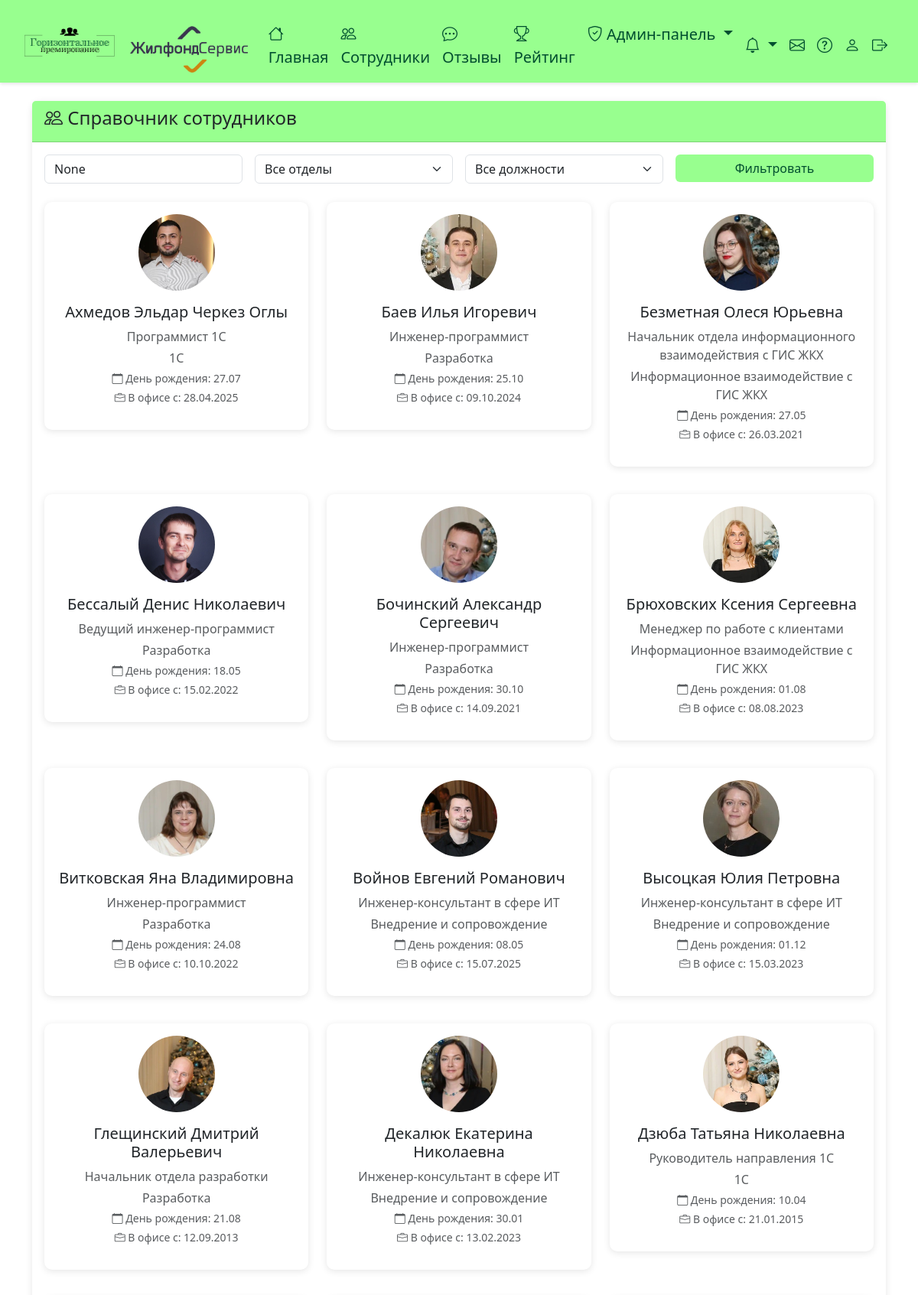
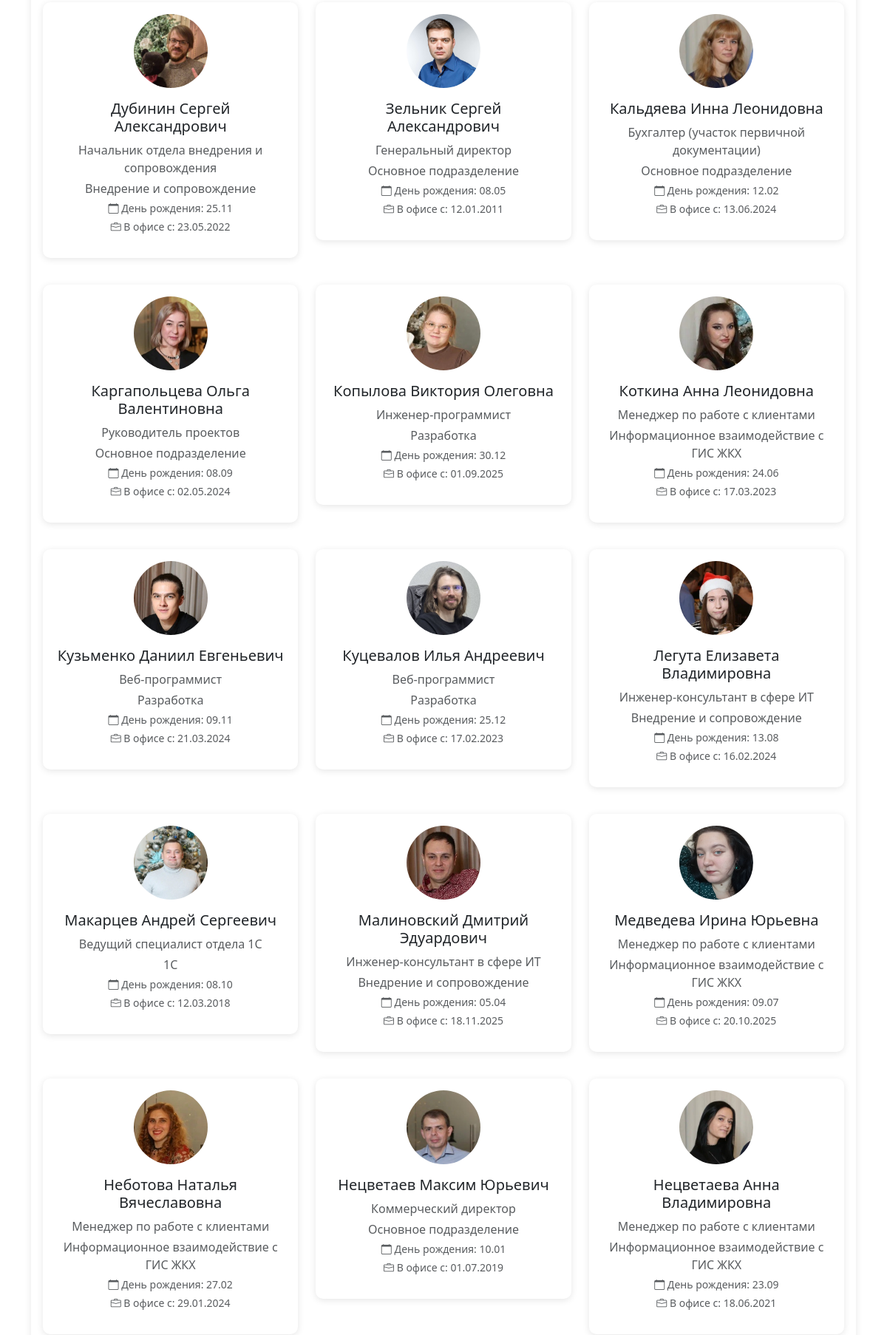
Page /employees/ (signed in, upper part) on the committed database (2 pictures, top to bottom).
### employees/models.py (models this page shows, shortened)
class SystemSettings(models.Model):
    monthly_bonus_amount = models.DecimalField(max_digits=10, decimal_places=2, default=1000.00, verbose_name='Сумма бонусных рублей на месяц')
    company_logo = models.ImageField(upload_to='company_logos/', blank=True, null=True, verbose_name='Логотип компании')
    class Meta:
        verbose_name = 'Настройка системы'
        verbose_name_plural = 'Настройки системы'
    @classmethod
    def get_settings(cls):
        settings, created = cls.objects.get_or_create(pk=1)
        return settings

class StaffMember(models.Model):
    GENDER_CHOICES = [
        ('M', 'Мужской'),
        ('F', 'Женский'),
    ]
    phone_regex = RegexValidator(
        regex=r'^\+?1?\d{9,15}$',
        message="Номер телефона должен быть в формате: '+999999999'. До 15 цифр."
    )
    first_name = models.CharField(max_length=150, verbose_name='Имя')
    last_name = models.CharField(max_length=150, verbose_name='Фамилия')
    middle_name = models.CharField(max_length=150, blank=True, verbose_name='Отчество')
    phone = models.CharField(validators=[phone_regex], max_length=17, blank=True, null=True, verbose_name='Телефон')
    email = models.EmailField(blank=True, null=True, verbose_name='Email')
    birth_date = models.DateField(null=True, blank=True, verbose_name='Дата рождения')
    department = models.ForeignKey(Department, on_delete=models.SET_NULL, null=True, blank=True, verbose_name='Отдел')
    position = models.ForeignKey(Position, on_delete=models.SET_NULL, null=True, blank=True, verbose_name='Должность')
    gender = models.CharField(max_length=1, choices=GENDER_CHOICES, null=True, blank=True, verbose_name='Пол')
    photo = models.ImageField(upload_to='staff_photos/', blank=True, null=True, verbose_name='Фото')
    office_start_date = models.DateField(verbose_name='С какого момента в офисе', default=timezone.now)
    is_active = models.BooleanField(default=True, verbose_name='Работает')
    employee_profile = models.OneToOneField(Employee, on_delete=models.SET_NULL, null=True, blank=True, related_name='staff_profile', verbose_name='Профиль в системе')
    participates_in_bonus = models.BooleanField(default=True, verbose_name='Участвует в системе премирования')
    class Meta:
        verbose_name = 'Сотрудник компании'
        verbose_name_plural = 'Сотрудники компании'
        ordering = ['last_name', 'first_name']
    def get_full_name(self):
        return f"{self.last_name} {self.first_name} {self.middle_name}".strip()

class Position(models.Model):
    name = models.CharField(max_length=100, verbose_name='Название должности')
    department = models.ForeignKey(Department, on_delete=models.CASCADE, verbose_name='Отдел', related_name='positions', null=True, blank=True)
    class Meta:
        verbose_name = 'Должность'
        verbose_name_plural = 'Должности'

class Department(models.Model):
    name = models.CharField(max_length=100, verbose_name='Название отдела')
    class Meta:
        verbose_name = 'Отдел'
        verbose_name_plural = 'Отделы'

### employees/views.py (the view)
# urls.py: path('employees/', views.employees_list_view, name='employees_list'),
@login_required
def employees_list_view(request):
    employees = StaffMember.objects.select_related('department', 'position', 'employee_profile').filter(is_active=True)
    department_filter = request.GET.get('department')
    position_filter = request.GET.get('position')
    search_query = request.GET.get('search')
    if department_filter:
        employees = employees.filter(department_id=department_filter)
    if position_filter:
        employees = employees.filter(position_id=position_filter)
    if search_query:
        employees = employees.filter(
            Q(first_name__icontains=search_query) |
            Q(last_name__icontains=search_query) |
            Q(middle_name__icontains=search_query)
        )
    departments = Department.objects.all()
    if department_filter:
        positions = Position.objects.filter(department_id=department_filter, department__isnull=False)
    else:
        positions = Position.objects.filter(department__isnull=False)
    context = {
        'employees': employees,
        'departments': departments,
        'positions': positions,
        'selected_department': department_filter,
        'selected_position': position_filter,
        'search_query': search_query,
    }
    return render(request, 'employees/employees_list.html', context)

### employees/context_processors.py (called while the page is built)
def notifications_count(request):
    if request.user.is_authenticated:
        unread_count = Notification.objects.filter(user=request.user, is_read=False).count()
        notifications = Notification.objects.filter(user=request.user).order_by('-created_at')[:10]
        new_support_requests_count = 0
        if request.user.is_admin:
            new_support_requests_count = SupportRequest.objects.filter(status=SupportRequest.STATUS_NEW).count()
        return {
            'unread_notifications_count': unread_count,
            'notifications_list': notifications,
            'new_support_requests_count': new_support_requests_count,
        }
    return {
        'unread_notifications_count': 0,
        'notifications_list': [],
        'new_support_requests_count': 0,
    }

### employees/templatetags/employees_tags.py (called while the page is built)
@register.simple_tag
def get_system_settings():
    return SystemSettings.get_settings()

### templates/employees/employees_list.html (shortened to what this page needs)
{% extends 'base.html' %}
{% block content %}
<div class="card">
    <div class="card-header">
        <h4><i class="bi bi-people"></i> Справочник сотрудников</h4>
    </div>
    <div class="card-body">
        <form method="get" class="mb-4">
            <div class="row g-3">
                <div class="col-md-3">
                    <input type="text" name="search" class="form-control" placeholder="Поиск по ФИО" value="{{ search_query }}">
                </div>
                <div class="col-md-3">
                    <select name="department" class="form-select">
                        <option value="">Все отделы</option>
                    </select>
                </div>
                <div class="col-md-3">
                    <select name="position" class="form-select">
                        <option value="">Все должности</option>
                    </select>
                </div>
                <div class="col-md-3">
                    <button type="submit" class="btn btn-primary w-100 color: rgba(0, 79, 47, 1)">Фильтровать</button>
                </div>
            </div>
        </form>
        <div class="row">
            {% for employee in employees %}
            <div class="col-md-4 mb-3">
                <div class="card employee-card">
                    <div class="card-body text-center">
                        {% if employee.photo %}
                        <img src="{{ employee.photo.url }}" class="rounded-circle mb-3" width="100" height="100" style="object-fit: cover;">
                        {% else %}
                        <div class="rounded-circle bg-secondary d-inline-flex align-items-center justify-content-center mb-3" style="width: 100px; height: 100px;">
                            <i class="bi bi-person" style="font-size: 3rem; color: white;"></i>
                        </div>
                        {% endif %}
                        <h5>
                            <a href="{% url 'bonus_transfer' %}?staff_id={{ employee.id }}" style="text-decoration: none; color: inherit; cursor: pointer;">
                                {{ employee.get_full_name }}
                            </a>
                        </h5>
                        {% if employee.position %}
                        <p class="text-muted mb-1">{{ employee.position.name }}</p>
                        {% endif %}
                        {% if employee.department %}
                        <p class="text-muted mb-1">{{ employee.department.name }}</p>
                        {% endif %}
                        {% if employee.birth_date %}
                        <p class="text-muted small mb-1"><i class="bi bi-calendar"></i> День рождения: {{ employee.birth_date|date:"d.m" }}</p>
                        {% endif %}
                        <p class="text-muted small"><i class="bi bi-briefcase"></i> В офисе с: {{ employee.office_start_date|date:"d.m.Y" }}</p>
                    </div>
                </div>
            </div>
            {% empty %}
            <div class="col-12">
                <p class="text-center text-muted">Сотрудники не найдены</p>
            </div>
            {% endfor %}
        </div>
    </div>
</div>
{% endblock %}

### templates/base.html (shortened to what this page needs)
<!DOCTYPE html>
<html lang="ru">
<head>
    <link href="https://cdn.jsdelivr.net/npm/bootstrap@5.3.0/dist/css/bootstrap.min.css" rel="stylesheet">
    <link rel="stylesheet" href="https://cdn.jsdelivr.net/npm/bootstrap-icons@1.11.0/font/bootstrap-icons.css">
</head>
<body>
    {% if user.is_authenticated %}
    <nav class="navbar navbar-expand-lg navbar-dark">
        <div class="container-fluid">
            <a class="navbar-brand" href="{% url 'home' %}" style="margin-left: 20px;">
                <div style="display: flex; align-items: center; gap: 10px; ">
                <img src="/media/logo1.svg" width="40%" style="vertical-align: middle; ">
                {% load static %}
                {% load employees_tags %}
                {% get_system_settings as settings %}
                {% if settings.company_logo %}
                    <img src="{{ settings.company_logo.url }}" height="61" style="margin-left: 10px; vertical-align: middle; margin-top: 23px;">
                {% endif %}
                </div>
            </a>
            <div class="collapse navbar-collapse" id="navbarNav">
                <ul class="navbar-nav me-auto">
                    <li class="nav-item">
                        <a class="nav-link" href="{% url 'home' %}"><i class="bi bi-house"></i> Главная</a>
                    </li>
                    <li class="nav-item">
                        <a class="nav-link" href="{% url 'employees_list' %}"><i class="bi bi-people"></i> Сотрудники</a>
                    </li>
                    <li class="nav-item">
                        <a class="nav-link" href="{% url 'reviews_list' %}"><i class="bi bi-chat-dots"></i> Отзывы</a>
                    </li>
                    <li class="nav-item">
                        <a class="nav-link" href="{% url 'rating' %}"><i class="bi bi-trophy"></i> Рейтинг</a>
                    </li>
                    {% if user.is_admin %}
                    <li class="nav-item dropdown">
                        <a class="nav-link dropdown-toggle" href="#" id="adminDropdown" role="button" data-bs-toggle="dropdown">
                            <i class="bi bi-shield-check"></i> Админ-панель
                        </a>
                    </li>
                    {% endif %}
                </ul>
                <ul class="navbar-nav">
                    <li class="nav-item dropdown">
                        <a class="nav-link dropdown-toggle position-relative" href="#" id="notificationsDropdown" role="button" data-bs-toggle="dropdown" aria-expanded="false">
                            <i class="bi bi-bell"></i>
                        </a>
                    </li>
                    <li class="nav-item">
                        {% if user.is_admin %}
                        <a class="nav-link position-relative" href="{% url 'admin_support_requests' %}" title="Обращения сотрудников">
                            <i class="bi bi-envelope"></i>
                        </a>
                        {% endif %}
                    </li>
                    <li class="nav-item">
                        {% if user.is_admin %}
                        <a class="nav-link" href="/media/Instruction_admin.pdf" target="_blank" title="Инструкция для администратора">
                            <i class="bi bi-question-circle"></i>
                        </a>
                        {% else %}
                        <a class="nav-link" href="{% url 'support_help' %}" title="Инструкция и обращения в поддержку">
                            <i class="bi bi-question-circle"></i>
                        </a>
                        {% endif %}
                    </li>
                    <li class="nav-item">
                        <a class="nav-link" href="{% url 'profile' %}" ><i class="bi bi-person"></i> </a>
                    </li>
                    <li class="nav-item">
                        <a class="nav-link" href="{% url 'logout' %}" style="margin-right: 20px;"><i class="bi bi-box-arrow-right"></i> </a>
                    </li>
                </ul>
            </div>
        </div>
    </nav>
    {% endif %}
    <div class="{% block content_container_class %}container{% endblock %} mt-4">
        {% block content %}{% endblock %}
    </div>
</body>
</html>

### templates/base.html (style rules this page uses)
body { background-image: #fff; }
.navbar { background: linear-gradient(rgba(152, 255, 143, 1), rgba(152, 255, 143, 1) 100%, rgba(173, 250, 166, 1) 0%); box-shadow: 0 2px 4px rgba(0,0,0,0.1); position: sticky; top: 0; z-index: 1000; }
body { padding-top: 0; }
.navbar-brand, .nav-link { color: rgba(0, 79, 47, 1) !important; padding-top: 3px; border: 3px; }
.nav-item { font-size: 20px; color: rgba(0, 79, 47, 1); font-weight: medium; margin-top: 16px; }
.card { border: none; border-radius: 10px; box-shadow: 0 2px 10px rgba(0,0,0,0.1); margin-bottom: 20px; }
.card-header { background: linear-gradient(rgba(152, 255, 143, 1), rgba(152, 255, 143, 1) 100%, rgba(173, 250, 166, 1) 0%); color: rgba(0, 79, 47, 1) border-radius: 10px 10px 0 0 !important; }
.btn-primary { background: linear-gradient(rgba(152, 255, 143, 1), rgba(152, 255, 143, 1) 100%, rgba(173, 250, 166, 1) 0%); border: none; color: rgba(0, 79, 47, 1); }
.employee-card { transition: transform 0.2s; }

### rows in the picture
SystemSettings: company_logo (picture)
StaffMember: photo (picture), get_full_name "Ахмедов Эльдар Черкез Оглы", position.name "Программист 1С", department.name "1С", birth_date "27.07", office_start_date "28.04.2025"
StaffMember: photo (picture), get_full_name "Баев Илья Игоревич", position.name "Инженер-программист", department.name "Разработка", birth_date "25.10", office_start_date "09.10.2024"
StaffMember: photo (picture), get_full_name "Безметная Олеся Юрьевна", position.name "Начальник отдела информационного взаимодействия с ГИС ЖКХ", department.name "Информационное взаимодействие с ГИС ЖКХ", birth_date "27.05", office_start_date "26.03.2021"
StaffMember: photo (picture), get_full_name "Бессалый Денис Николаевич", position.name "Ведущий инженер-программист", department.name "Разработка", birth_date "18.05", office_start_date "15.02.2022"
StaffMember: photo (picture), get_full_name "Бочинский Александр Сергеевич", position.name "Инженер-программист", department.name "Разработка", birth_date "30.10", office_start_date "14.09.2021"
StaffMember: photo (picture), get_full_name "Брюховских Ксения Сергеевна", position.name "Менеджер по работе с клиентами", department.name "Информационное взаимодействие с ГИС ЖКХ", birth_date "01.08", office_start_date "08.08.2023"
StaffMember: photo (picture), get_full_name "Витковская Яна Владимировна", position.name "Инженер-программист", department.name "Разработка", birth_date "24.08", office_start_date "10.10.2022"
StaffMember: photo (picture), get_full_name "Войнов Евгений Романович", position.name "Инженер-консультант в сфере ИТ", department.name "Внедрение и сопровождение", birth_date "08.05", office_start_date "15.07.2025"
StaffMember: photo (picture), get_full_name "Высоцкая Юлия Петровна", position.name "Инженер-консультант в сфере ИТ", department.name "Внедрение и сопровождение", birth_date "01.12", office_start_date "15.03.2023"
StaffMember: photo (picture), get_full_name "Глещинский Дмитрий Валерьевич", position.name "Начальник отдела разработки", department.name "Разработка", birth_date "21.08", office_start_date "12.09.2013"
StaffMember: photo (picture), get_full_name "Декалюк Екатерина Николаевна", position.name "Инженер-консультант в сфере ИТ", department.name "Внедрение и сопровождение", birth_date "30.01", office_start_date "13.02.2023"
StaffMember: photo (picture), get_full_name "Дзюба Татьяна Николаевна", position.name "Руководитель направления 1С", department.name "1С", birth_date "10.04", office_start_date "21.01.2015"
StaffMember: photo (picture), get_full_name "Дубинин Сергей Александрович", position.name "Начальник отдела внедрения и сопровождения", department.name "Внедрение и сопровождение", birth_date "25.11", office_start_date "23.05.2022"
StaffMember: photo (picture), get_full_name "Зельник Сергей Александрович", position.name "Генеральный директор", department.name "Основное подразделение", birth_date "08.05", office_start_date "12.01.2011"
StaffMember: photo (picture), get_full_name "Кальдяева Инна Леонидовна", position.name "Бухгалтер (участок первичной документации)", department.name "Основное подразделение", birth_date "12.02", office_start_date "13.06.2024"
StaffMember: photo (picture), get_full_name "Каргапольцева Ольга Валентиновна", position.name "Руководитель проектов", department.name "Основное подразделение", birth_date "08.09", office_start_date "02.05.2024"
StaffMember: photo (picture), get_full_name "Копылова Виктория Олеговна", position.name "Инженер-программист", department.name "Разработка", birth_date "30.12", office_start_date "01.09.2025"
StaffMember: photo (picture), get_full_name "Коткина Анна Леонидовна", position.name "Менеджер по работе с клиентами", department.name "Информационное взаимодействие с ГИС ЖКХ", birth_date "24.06", office_start_date "17.03.2023"
StaffMember: photo (picture), get_full_name "Кузьменко Даниил Евгеньевич", position.name "Веб-программист", department.name "Разработка", birth_date "09.11", office_start_date "21.03.2024"
StaffMember: photo (picture), get_full_name "Куцевалов Илья Андреевич", position.name "Веб-программист", department.name "Разработка", birth_date "25.12", office_start_date "17.02.2023"
StaffMember: photo (picture), get_full_name "Легута Елизавета Владимировна", position.name "Инженер-консультант в сфере ИТ", department.name "Внедрение и сопровождение", birth_date "13.08", office_start_date "16.02.2024"
StaffMember: photo (picture), get_full_name "Макарцев Андрей Сергеевич", position.name "Ведущий специалист отдела 1С", department.name "1С", birth_date "08.10", office_start_date "12.03.2018"
StaffMember: photo (picture), get_full_name "Малиновский Дмитрий Эдуардович", position.name "Инженер-консультант в сфере ИТ", department.name "Внедрение и сопровождение", birth_date "05.04", office_start_date "18.11.2025"
StaffMember: photo (picture), get_full_name "Медведева Ирина Юрьевна", position.name "Менеджер по работе с клиентами", department.name "Информационное взаимодействие с ГИС ЖКХ", birth_date "09.07", office_start_date "20.10.2025"
StaffMember: photo (picture), get_full_name "Неботова Наталья Вячеславовна", position.name "Менеджер по работе с клиентами", department.name "Информационное взаимодействие с ГИС ЖКХ", birth_date "27.02", office_start_date "29.01.2024"
StaffMember: photo (picture), get_full_name "Нецветаев Максим Юрьевич", position.name "Коммерческий директор", department.name "Основное подразделение", birth_date "10.01", office_start_date "01.07.2019"
StaffMember: photo (picture), get_full_name "Нецветаева Анна Владимировна", position.name "Менеджер по работе с клиентами", department.name "Информационное взаимодействие с ГИС ЖКХ", birth_date "23.09", office_start_date "18.06.2021"
